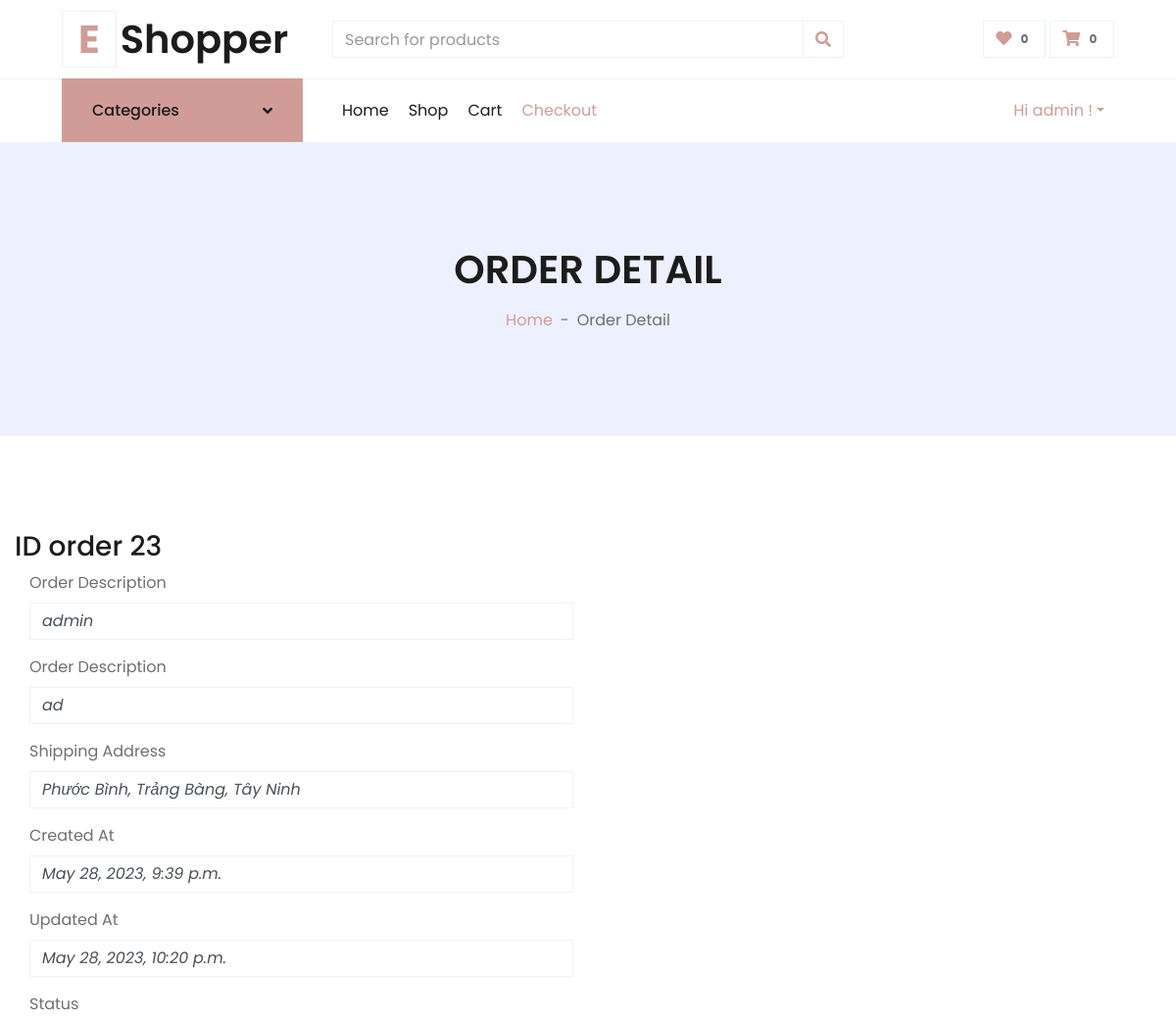
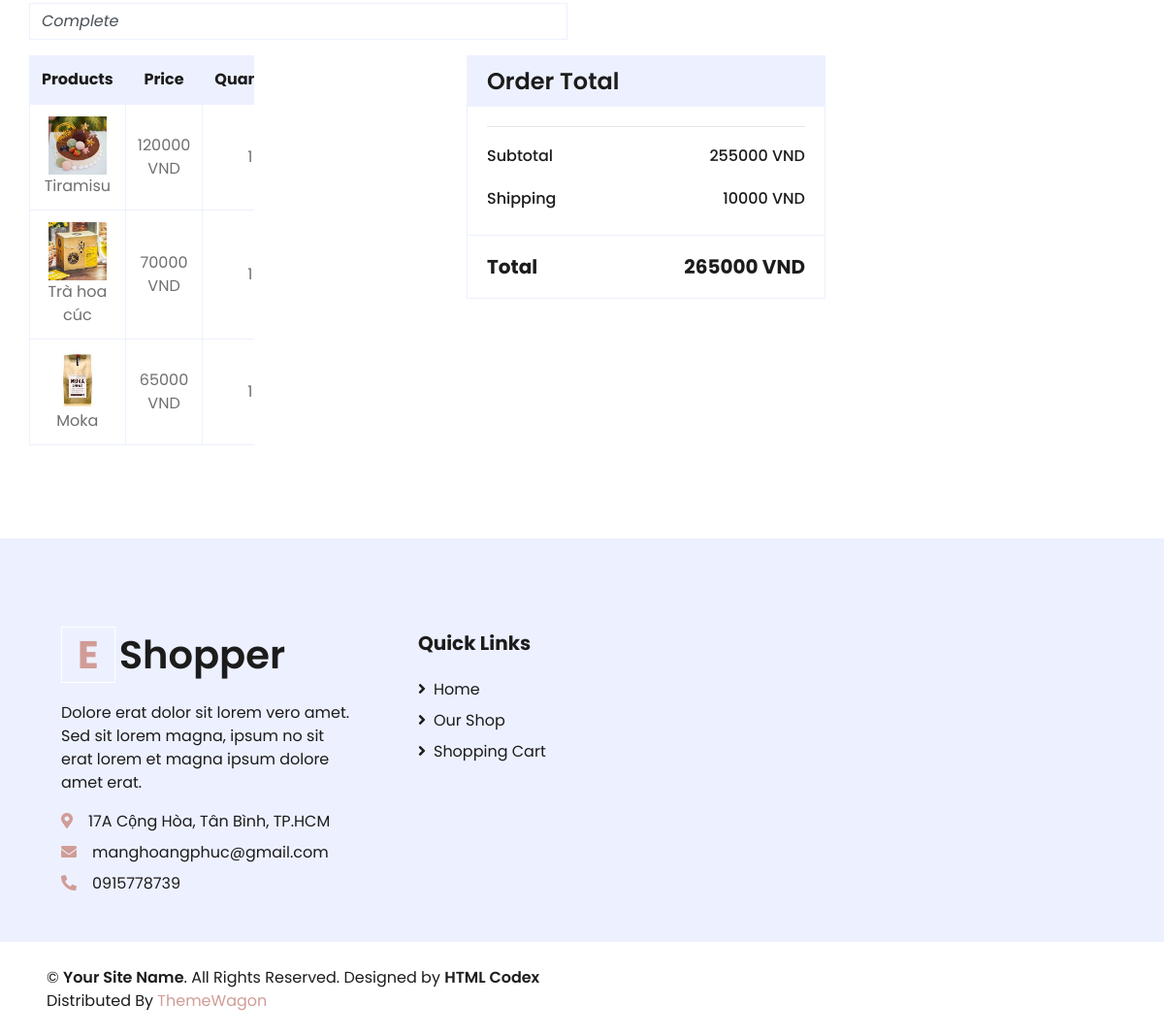
Page /accounts/order-detail/23 (signed in) on the committed database (2 pictures, top to bottom).
### customer/models.py (models this page shows)
class Customer(AbstractUser):
    phone_number = models.CharField(default='', max_length=15)
    address = models.CharField(default='', max_length=255)

### order/models.py (models this page shows, shortened)
class Order(models.Model):
    customer = models.ForeignKey(Customer, on_delete=models.CASCADE)
    shipping_address = models.CharField(max_length=255, default='')
    order_description = models.TextField(default='')
    amount = models.IntegerField(default=0, validators=[MinValueValidator(0)])
    total_amount = models.IntegerField(default=0, validators=[MinValueValidator(0)])
    is_completed = models.BooleanField(default=False)
    created_at = models.DateTimeField(auto_now_add=True)
    updated_at = models.DateTimeField(auto_now=True)

class OrderItem(models.Model):
    order = models.ForeignKey(Order, on_delete=models.CASCADE)
    item = models.ForeignKey(Product, on_delete=models.CASCADE)
    quantity = models.IntegerField(default=1, validators=[MinValueValidator(0)])
    created_at = models.DateTimeField(auto_now_add=True)
    updated_at = models.DateTimeField(auto_now=True)

### product/models.py (models this page shows)
class Product(models.Model):
    title = models.CharField(max_length=255, default='')
    description = models.TextField(default='')
    product_detail = models.TextField(default='')
    category = models.ForeignKey(Category, on_delete=models.CASCADE)
    price = models.IntegerField(default=0, validators=[MinValueValidator(0)])
    sale_price = models.IntegerField(default=0, validators=[MinValueValidator(0)])
    image = models.ImageField(upload_to='images/', blank=True)
    inventory = models.IntegerField(default=0, validators=[MinValueValidator(0)])
    def __str__(self):
        return self.title

### customer/views.py (the view)
# urls.py: path('order-detail/<int:id>', ViewOrderDetail.as_view(), name='order-detail'),
class ViewOrderDetail(View):
    @method_decorator(login_required)
    def get(self, request, id):
        categories = Category.objects.all()
        role = request.role
        order = Order.objects.get(Q(customer=request.user) & Q(id=id))
        order_item = OrderItem.objects.filter(order=order)
        return render(request, 'order/order_detail.html', locals())

### templates/order/order_detail.html (shortened to what this page needs)
{% extends 'order/base.html' %}
{% load static %}
 {% block cssblock %}
    <link href="https://cdnjs.cloudflare.com/ajax/libs/font-awesome/5.10.0/css/all.min.css" rel="stylesheet">
    <link href="{% static 'homepage/lib/owlcarousel/assets/owl.carousel.min.css' %}" rel="stylesheet">
    <link href="{% static 'homepage/css/style.css' %}" rel="stylesheet">
{% endblock %}
{% block content %}
    <div class="container-fluid bg-secondary mb-5">
        <div class="d-flex flex-column align-items-center justify-content-center" style="min-height: 300px">
            <h1 class="font-weight-semi-bold text-uppercase mb-3">Order Detail</h1>
            <div class="d-inline-flex">
                <p class="m-0"><a href="{% url 'index' %}">Home</a></p>
                <p class="m-0 px-2">-</p>
                <p class="m-0">Order Detail</p>
            </div>
        </div>
    </div>
    <div class="container-fluid pt-5">
        <h3>ID order {{ order.id }}</h3>
        <div class="col-md-6 form-group">
            <label>Order Description</label>
            <i class="form-control" type="text" >{{order.customer}}</i>
        </div>
        <div class="col-md-6 form-group">
            <label>Order Description</label>
            <i class="form-control" type="text" >{{order.order_description}}</i>
        </div>
        <div class="col-md-6 form-group">
            <label>Shipping Address</label>
            <i class="form-control" type="text" >{{order.shipping_address}}</i>
        </div>
        <div class="col-md-6 form-group">
            <label>Created At</label>
            <i class="form-control" type="text" >{{order.created_at}}</i>
        </div>
        <div class="col-md-6 form-group">
            <label>Updated At</label>
            <i class="form-control" type="text" >{{order.updated_at}}</i>
        </div>
        <div class="col-md-6 form-group">
            <label>Status</label>
            <i class="form-control" type="text" >
                {% if order.is_completed == True %}
                Complete
                {% else %}
                Incomplete
                {% endif %}
            </i>
        </div>
        <div class="row px-xl-6">
            <div class="col-lg-4">
                <div class="col-lg-8 table-responsive mb-5">
                    <table class="table table-bordered text-center mb-0">
                        <thead class="bg-secondary text-dark">
                            <tr>
                                <th>Products</th>
                                <th>Price</th>
                                <th>Quantity</th>
                            </tr>
                        </thead>
                        <tbody class="align-middle">
                        {% for item in order_item %}
                        <div>
                            <tr>
                                <td class="align-middle"><img src="{{item.item.image.url}}" alt="" style="width: 60px;"> {{item.item}} </td>
                                <td class="align-middle">{{item.item.sale_price}} VND</td>
                                <td class="align-middle">{{item.quantity}}</td>
                            </tr>
                        </div>
                        {% endfor %}
                        </tbody>
                    </table>
                </div>
            </div>
            <div class="row px-xl-5">
            </div>
            <div class="col-lg-4">
                <div class="card border-secondary mb-5">
                    <div class="card-header bg-secondary border-0">
                        <h4 class="font-weight-semi-bold m-0">Order Total</h4>
                    </div>
                    <div class="card-body">
                        <hr class="mt-0">
                        <div class="d-flex justify-content-between mb-3 pt-1">
                            <h6 class="font-weight-medium">Subtotal</h6>
                            <h6 class="font-weight-medium">{{order.amount}} VND</h6>
                        </div>
                        <div class="d-flex justify-content-between">
                            <h6 class="font-weight-medium">Shipping</h6>
                            <h6 class="font-weight-medium">10000 VND</h6>
                        </div>
                    </div>
                    <div class="card-footer border-secondary bg-transparent">
                        <div class="d-flex justify-content-between mt-2">
                            <h5 class="font-weight-bold">Total</h5>
                            <h5 class="font-weight-bold">{{order.total_amount}} VND</h5>
                        </div>
                    </div>
                </div>
            </div>
        </div>
    </div>
{% endblock %}

### templates/order/navbar.html (shortened to what this page needs)
{% load static %}
    <div class="container-fluid">
        <div class="row align-items-center py-3 px-xl-5">
            <div class="col-lg-3 d-none d-lg-block">
                <a href="{% url 'index' %}" class="text-decoration-none">
                    <h1 class="m-0 display-5 font-weight-semi-bold"><span class="text-primary font-weight-bold border px-3 mr-1">E</span>Shopper</h1>
                </a>
            </div>
            <div class="col-lg-6 col-6 text-left">
                <form action="{% url 'product-search' %}">
                    <div class="input-group">
                        <input type="search" name="search" class="form-control" placeholder="Search for products">
                        <div class="input-group-append">
                            <button class="input-group-text bg-transparent text-primary">
                                <i class="fa fa-search"></i>
                            </button>
                        </div>
                    </div>
                </form>
            </div>
            <div class="col-lg-3 col-6 text-right">
                <a href="" class="btn border">
                    <i class="fas fa-heart text-primary"></i>
                    <span class="badge">0</span>
                </a>
                <a href="" class="btn border">
                    <i class="fas fa-shopping-cart text-primary"></i>
                    <span class="badge">0</span>
                </a>
            </div>
        </div>
    </div>
    <div class="container-fluid">
        <div class="row border-top px-xl-5">
            <div class="col-lg-3 d-none d-lg-block">
                <a class="btn shadow-none d-flex align-items-center justify-content-between bg-primary text-white w-100" data-toggle="collapse" href="#navbar-vertical" style="height: 65px; margin-top: -1px; padding: 0 30px;">
                    <h6 class="m-0">Categories</h6>
                    <i class="fa fa-angle-down text-dark"></i>
                </a>
            </div>
            <div class="col-lg-9">
                <nav class="navbar navbar-expand-lg bg-light navbar-light py-3 py-lg-0 px-0">
                    <div class="collapse navbar-collapse justify-content-between" id="navbarCollapse">
                        <div class="navbar-nav mr-auto py-0">
                            <a href="{% url 'index' %}" class="nav-item nav-link">Home</a>
                            <a href="{% url 'list-product'%}" class="nav-item nav-link ">Shop</a>
                            <a href="{% url 'cart' %}" class="nav-item nav-link">Cart</a>
                            <a href="{% url 'checkout' %}" class="nav-item nav-link active">Checkout</a>
                        </div>
                        <div class="navbar-nav ml-auto py-0">
                            {% if user.is_authenticated %}
                            <div class="nav-item dropdown">
                                {% if role != 'Customer' %}
                                <a href="#" class="nav-link dropdown-toggle active" data-toggle="dropdown">Hi {{ user.username }} !</a>
                                {% endif %}
                            </div>
                            {% else %}
                            <a href="{% url 'login' %}" class="nav-item nav-link">Login</a>
                            <a href="{% url 'register' %}" class="nav-item nav-link">Register</a>
                            {% endif %}
                        </div>
                    </div>
                </nav>
            </div>
        </div>
    </div>

### rows in the picture
Customer: username "admin"
Order: id "23", customer "admin", order_description "ad", shipping_address "Phước Bình, Trảng Bàng, Tây Ninh", created_at "May 28, 2023, 9:39 p.m.", updated_at "May 28, 2023, 10:20 p.m.", amount "255000", total_amount "265000"
OrderItem: item.image (picture), item "Tiramisu", item.sale_price "120000", quantity "1"
OrderItem: item.image (picture), item "Trà hoa cúc", item.sale_price "70000", quantity "1"
OrderItem: item.image (picture), item "Moka", item.sale_price "65000", quantity "1"
